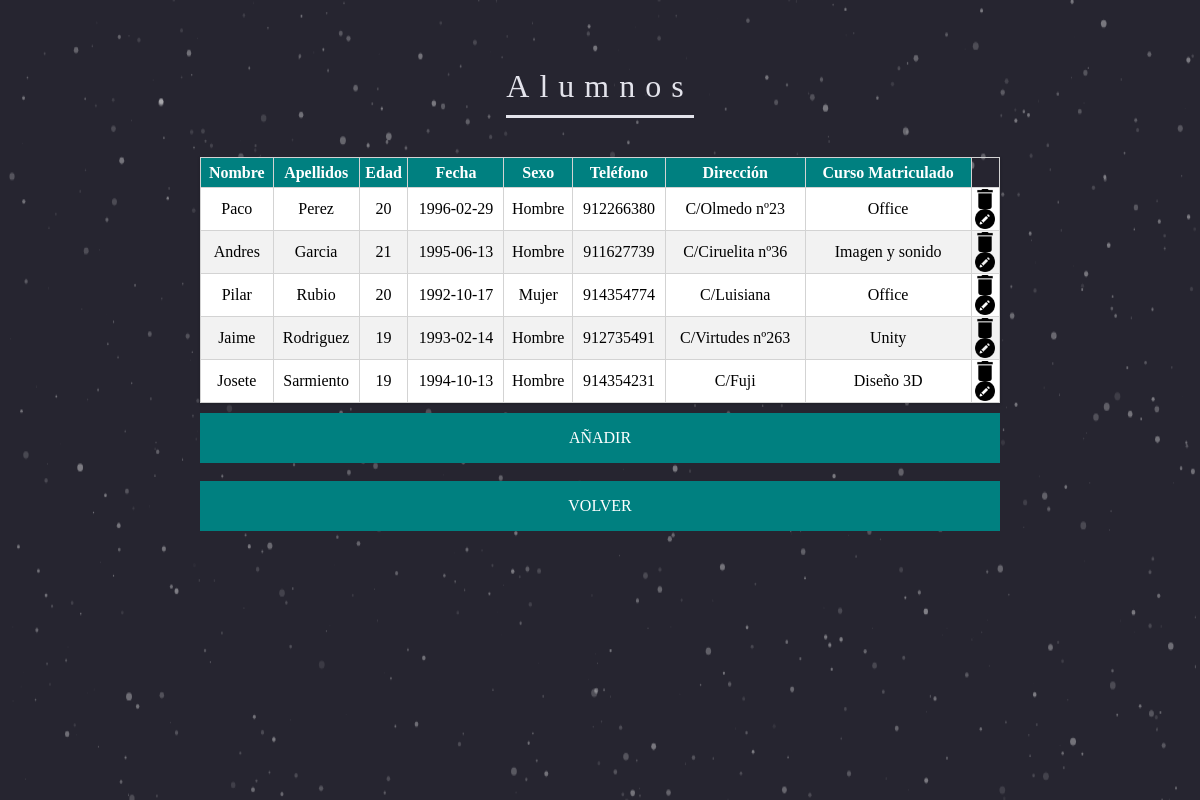
Screenshot of /vistas/alumnos/alumnos.php with the database file from the repository.
### tables this page shows
CREATE TABLE IF NOT EXISTS `alumnos` (
  `id_alumno` int(20) NOT NULL,
  `nombre_alumno` varchar(20) NOT NULL,
  `apellido_alumno` varchar(20) NOT NULL,
  `fecha_alumno` date NOT NULL,
  `sexo_alumno` int(11) NOT NULL,
  `direccion_alumno` varchar(50) NOT NULL,
  `id_curso` int(20) NOT NULL,
  `edad_alumno` int(3) NOT NULL,
  `telefono_alumno` int(20) NOT NULL
);

CREATE TABLE IF NOT EXISTS `cursos` (
  `id_curso` int(20) NOT NULL,
  `nombre_curso` varchar(20) NOT NULL,
  `imagen_curso` varchar(200) DEFAULT NULL
);

### controladores/dbManager.php (called while the page is built, shortened)
<?php
class gestorBD
{
	private $host = "mysql.hostinger.es";
	private $user = "u316672289_admin";
	private $pass = "cagoenla";
	private $dbname = "u316672289_acces";
	private $dbh;
	private $stmt;
public function __construct()
{
	$dsn = 'mysql:host='.$this->host.';dbname='.$this->dbname;
	$options = array(
   		 PDO::ATTR_PERSISTENT => true,
    	 PDO::ATTR_ERRMODE => PDO::ERRMODE_EXCEPTION,
		 PDO::MYSQL_ATTR_INIT_COMMAND => "SET NAMES utf8"
	);
	try {
		$this->dbh = new PDO($dsn,$this->user,$this->pass, $options);
	}catch (PDOException $e) {
    	$this->error = $e->getMessage();
	    throw new Exception("GestorBD error en el CONSTRUCT -->".$e->getMessage());
	}
}
public function query($query){
    $this->stmt = $this->dbh->prepare($query);
}
public function execute(){
	try
	{
    	return $this->stmt->execute();
	}catch (PDOException $e) {
		 throw new Exception("GestorBD error en el EXECUTE -->".$e->getMessage());
	}
}
public function resultset(){
    $this->execute();
    return $this->stmt->fetchAll(PDO::FETCH_ASSOC);
}
}
?>

### vistas/alumnos/alumnos.php (the view, shortened to what this page needs)
<html>
    <head>
        <link href="../../css/estilosMenu.css" rel="stylesheet" type="text/css"/>
        <link rel="stylesheet" type="text/css" href="../../css/estilos.css">
    </head>
    <body>
        <div id="dust">
        </div>
        <div id="miTabla">
            <div class="title">
                <center><h1>Alumnos</h1></center>
            </div><br>
            <?php
            include "../../controladores/dbManager.php";
            $miBBDD = new gestorBD();
            $miBBDD->query('SELECT alumnos.*, cursos.nombre_curso FROM alumnos,cursos WHERE alumnos.id_curso=cursos.id_curso');
            $alumnos = $miBBDD->resultset();
            ?>
            <table>
                <thead>
                <th class="gris">Nombre</th>
                <th class="gris">Apellidos</th>
                <th class="gris">Edad</th>
                <th class="gris">Fecha</th>
                <th class="gris">Sexo</th>
                <th class="gris">Teléfono</th>
                <th class="gris">Dirección</th>
                <th class="gris">Curso Matriculado</th>
                </thead>
                <tbody>
                    <?php
                    foreach ($alumnos as $alumno) {
                        ?>
                        <tr  >
                            <td><?php echo $alumno["nombre_alumno"]; ?></td>
                            <td><?php echo $alumno["apellido_alumno"]; ?></td>
                            <td><?php echo $alumno["edad_alumno"]; ?></td>
                            <td><?php echo $alumno["fecha_alumno"]; ?></td>
                            <td><?php
                    if ($alumno["sexo_alumno"] == 1) {
                        echo 'Hombre';
                    } else if ($alumno["sexo_alumno"] == 2) {
                        echo 'Mujer';
                    } else if ($alumno["sexo_alumno"] == 3) {
                        echo 'Trans';
                    } else if ($alumno["sexo_alumno"] == 4) {
                        echo 'Hermafrodita';
                    } else {
                        echo 'Sin sexo definido';
                    }
                        ?></td>
                            <td><?php echo $alumno["telefono_alumno"]; ?></td>
                            <td><?php echo $alumno["direccion_alumno"]; ?></td>
                            <td><?php echo $alumno["nombre_curso"]; ?></td>
                            <td><a onclick="return confirm('De verdad lo quieres borrar?')" class="borrar"href="../../controladores/borrarAlumno.php?id=<?php echo $alumno["id_alumno"]; ?>">
                                    <img src="../../iconos/del.png" alt="" class="icono"/></a>
                                <br>
                                <a class="modificar" href="modificarAlumno.php?id=<?php echo $alumno["id_alumno"]; ?>">
                                    <img src="../../iconos/edit.png" alt="" class="icono"/></a>
                            </td>
                        </tr>
                        <?php
                    }
                    ?>
                </tbody>
            </table>
            <center><a href="crearAlumno.php"><div class="cube flip-to-top">
                        <div class="estado-defecto alumnos">
                            <span>Añadir</span>
                        </div>
                    </div></a>
            </center>
            <br>
            <center><a href="../../index.php"><div class="cube flip-to-top">
                        <div class="estado-defecto alumnos">
                            <span>Volver</span>
                        </div>
                    </div></a>
            </center>
        </div>
    </body>
</html>

### css/estilosMenu.css (style rules this page uses)
a { color:#fff; text-decoration:none; }
.cube { width: 100%; height: 50px; -webkit-transition: all 250ms ease; -moz-transition: all 250ms ease; -o-transition: all 250ms ease; transition: all 250ms ease; -webkit-transform-style: preserve-3d; -moz-transform-style: preserve-3d; -o-transform-style: preserve-3d; -ms-transform-style: preserve-3d; transform-style: preserve-3d; }
.estado-defecto,.estado-activo { height: 50px; }
.estado-defecto { -webkit-transform: translateZ(25px); -moz-transform: translateZ(25px); -o-transform: translateZ(25px); -ms-transform: translateZ(25px); transform: translateZ(25px); }
.cube { text-align: center; margin: 0 auto; }
.estado-defecto, .estado-activo { font-size: 16px; text-transform: uppercase; color: #fff; line-height: 50px; -webkit-transition: background 250ms ease; -moz-transition: background 250ms ease; -o-transition: background 250ms ease; transition: background 250ms ease; }
.alumnos { background: #008080; }
body { font-family: 'Libre Baskerville', serif; background: #262530; text-align: center; -webkit-font-smoothing: antialiased; -moz-osx-font-smoothing: grayscale; }
#dust { position: absolute; width: 99%; top: 0; }
.title { -webkit-transform: scale(0); transform: scale(0); -webkit-filter: blur(10px); filter: blur(10px); }
h1 { font-size: 2em; margin-top: 50px; opacity: 1; position: relative; color: #E3E3EB; font-weight: 400; text-align: center; padding-bottom: 10px; display: inline-block; border-bottom: 3px solid #E3E3EB; letter-spacing: 10px; }
.title { -webkit-animation-name: zoomIn; animation-name: zoomIn; -webkit-animation-duration: 1.2s; animation-duration: 1.2s; -webkit-animation-timing-function: ease-out; animation-timing-function: ease-out; -webkit-animation-delay: 0.2s; animation-delay: 0.2s; -webkit-animation-direction: alternate; animation-direction: alternate; -webkit-animation-iteration-count: 1; animation-iteration-count: 1; -webkit-animation-fill-mode: forwards; animation-fill-mode: forwards; -webkit-animation-play-state: running; animation-play-state: running; }

### css/estilos.css (style rules this page uses)
body { font-family: 'Verdana'; background: #262530; }
#miTabla { margin: 0 auto; padding: 10px; max-width: 800px; }
#dust { position: absolute; width: 99%; top: 0; z-index: -1; }
table { border-collapse: collapse; margin: 0 0 10px 0; width: 100%; box-shadow: 0 1px 3px rgba(0, 0, 0, 0.2); display: table; z-index: 1; }
table,th,tr,td { border: 1px solid #D3D3D3; }
th,td { text-align: center; vertical-align: central; height: 30px; }
.gris { font-weight: 900; color: #ffffff; background: #008080; }
tr:nth-child(even) { background-color: #f2f2f2; }
tr:nth-child(odd) { background-color: #ffffff; }
.borrar { color: red; text-decoration: none; }
h1 { font-family: 'Libre Baskerville', serif; font-size: 2em; margin-top: 50px; opacity: 1; position: relative; color: #E3E3EB; font-weight: 400; text-align: center; padding-bottom: 10px; display: inline-block; border-bottom: 3px solid #E3E3EB; letter-spacing: 10px; }
.icono { width: 20px; }

### rows the page displays
alumnos: nombre_alumno "Paco", apellido_alumno "Perez", edad_alumno "20", fecha_alumno "1996-02-29", sexo_alumno "Hombre", telefono_alumno "912266380", direccion_alumno "C/Olmedo nº23", id_curso.nombre_curso "Office"
alumnos: nombre_alumno "Andres", apellido_alumno "Garcia", edad_alumno "21", fecha_alumno "1995-06-13", sexo_alumno "Hombre", telefono_alumno "911627739", direccion_alumno "C/Ciruelita nº36", id_curso.nombre_curso "Imagen y sonido"
alumnos: nombre_alumno "Pilar", apellido_alumno "Rubio", edad_alumno "20", fecha_alumno "1992-10-17", sexo_alumno "Mujer", telefono_alumno "914354774", direccion_alumno "C/Luisiana", id_curso.nombre_curso "Office"
alumnos: nombre_alumno "Jaime", apellido_alumno "Rodriguez", edad_alumno "19", fecha_alumno "1993-02-14", sexo_alumno "Hombre", telefono_alumno "912735491", direccion_alumno "C/Virtudes nº263", id_curso.nombre_curso "Unity"
alumnos: nombre_alumno "Josete", apellido_alumno "Sarmiento", edad_alumno "19", fecha_alumno "1994-10-13", sexo_alumno "Hombre", telefono_alumno "914354231", direccion_alumno "C/Fuji", id_curso.nombre_curso "Diseño 3D"
